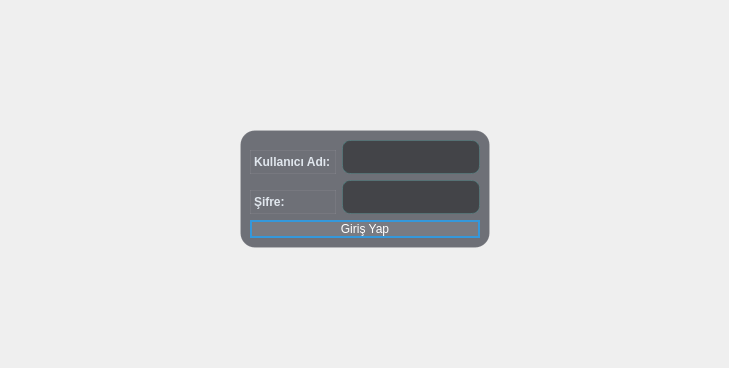
<?xml version="1.0" encoding="UTF-8"?>
<ui version="4.0">
 <class>Form</class>
 <widget class="QWidget" name="Form">
  <property name="geometry">
   <rect>
    <x>0</x>
    <y>0</y>
    <width>729</width>
    <height>368</height>
   </rect>
  </property>
  <property name="windowTitle">
   <string>Giriş Ekranı</string>
  </property>
  <property name="styleSheet">
   <string notr="true">QFrame, QGroupBox {
    background-color: rgba(20, 24, 35, 150); /* Yarı şeffaf koyu lacivert */
    border: 1px solid rgba(255, 255, 255, 15);
    border-radius: 15px;
    margin-top: 10px;
}

/* Başlık Yazıları */
QLabel {
    color: #E0E6ED;
    font-weight: 600;
    background: transparent;
}

/* Modern Input Alanları */
QLineEdit, QDateTimeEdit, QComboBox {
    background-color: rgba(0, 0, 0, 100);
    border: 1px solid rgba(79, 209, 197, 50); /* Hafif turkuaz kenarlık */
    border-radius: 8px;
    padding: 8px;
    color: white;
}

QLineEdit:focus {
    border: 1px solid #4FD1C5;
    background-color: rgba(0, 0, 0, 150);
}

/* Tablo Tasarımı (Transparan ve Temiz) */
QTableWidget {
    background-color: transparent;
    alternate-background-color: rgba(255, 255, 255, 5);
    border: none;
    gridline-color: rgba(255, 255, 255, 10);
}

QHeaderView::section {
    background-color: rgba(30, 41, 59, 180);
    color: #4FD1C5;
    padding: 10px;
    border: none;
    font-weight: bold;
    text-transform: uppercase;
    font-size: 11px;
}

/* Ana Aksiyon Butonu (Ödeme Al) */
QPushButton#btn_odeme_al {
    background: qlineargradient(x1:0, y1:0, x2:1, y2:0, stop:0 #4FD1C5, stop:1 #2C7A7B);
    color: #0F172A;
    font-weight: bold;
    border-radius: 10px;
    padding: 12px;
}

QPushButton#btn_odeme_al:hover {
    background: qlineargradient(x1:0, y1:0, x2:1, y2:0, stop:0 #64FFDA, stop:1 #4FD1C5);
}

/* İkincil Buton (Ara) */
QPushButton#btn_ara {
    background-color: rgba(79, 209, 197, 30);
    border: 1px solid #4FD1C5;
    color: #4FD1C5;
    border-radius: 8px;
}

QPushButton#btn_ara:hover {
    background-color: #4FD1C5;
    color: #0F172A;
}

/* Scrollbar (Zarif ve İnce) */
QScrollBar:vertical {
    border: none;
    background: transparent;
    width: 5px;
}

QScrollBar::handle:vertical {
    background: rgba(79, 209, 197, 80);
    border-radius: 2px;
}
QTableWidget QTableCornerButton::section {
    background-color: transparent;
    border: none;
}
QGroupBox {
    background-color: transparent; /* İçindeki siyahlığı tamamen kaldırır */
    border: 1px solid rgba(255, 255, 255, 30); /* İnce beyazımsı bir çerçeve */
    border-radius: 15px;
    margin-top: 20px; /* Başlık yazısının yerleşmesi için */
    padding: 10px;
}

QGroupBox::title {
    subcontrol-origin: margin;
    subcontrol-position: top left;
    padding: 0 10px;
    color: #4FD1C5; /* Başlık rengi (Turkuaz) */
    font-weight: bold;
}</string>
  </property>
  <layout class="QGridLayout" name="gridLayout_2">
   <item row="0" column="1">
    <spacer name="verticalSpacer">
     <property name="orientation">
      <enum>Qt::Orientation::Vertical</enum>
     </property>
     <property name="sizeHint" stdset="0">
      <size>
       <width>20</width>
       <height>80</height>
      </size>
     </property>
    </spacer>
   </item>
   <item row="1" column="0">
    <spacer name="horizontalSpacer">
     <property name="orientation">
      <enum>Qt::Orientation::Horizontal</enum>
     </property>
     <property name="sizeHint" stdset="0">
      <size>
       <width>219</width>
       <height>20</height>
      </size>
     </property>
    </spacer>
   </item>
   <item row="1" column="1">
    <widget class="QFrame" name="frame">
     <property name="minimumSize">
      <size>
       <width>250</width>
       <height>50</height>
      </size>
     </property>
     <property name="maximumSize">
      <size>
       <width>16777215</width>
       <height>16777215</height>
      </size>
     </property>
     <property name="frameShape">
      <enum>QFrame::Shape::StyledPanel</enum>
     </property>
     <property name="frameShadow">
      <enum>QFrame::Shadow::Raised</enum>
     </property>
     <layout class="QGridLayout" name="gridLayout">
      <item row="2" column="0" colspan="2">
       <widget class="QPushButton" name="btn_giris">
        <property name="styleSheet">
         <string notr="true">QPushButton {
    background-color: rgba(255, 255, 255, 20); /* Çok hafif beyaz saydamlık */
    color: #ffffff;
    border: 2px solid #3498db; /* Mavi çerçeve */
    border-radius: 15px;
    font-family: &quot;Segoe UI&quot;;
}

QPushButton:hover {
    background-color: #3498db; /* Üzerine gelince içi mavi dolar */
    color: white;
}</string>
        </property>
        <property name="text">
         <string>Giriş Yap</string>
        </property>
       </widget>
      </item>
      <item row="0" column="0">
       <widget class="QLabel" name="label">
        <property name="text">
         <string>Kullanıcı Adı:</string>
        </property>
       </widget>
      </item>
      <item row="1" column="1">
       <widget class="QLineEdit" name="lineEdit_sifre"/>
      </item>
      <item row="0" column="1">
       <widget class="QLineEdit" name="lineEdit_kullanici"/>
      </item>
      <item row="1" column="0">
       <widget class="QLabel" name="label_2">
        <property name="text">
         <string>Şifre:</string>
        </property>
       </widget>
      </item>
     </layout>
    </widget>
   </item>
   <item row="1" column="2">
    <spacer name="horizontalSpacer_2">
     <property name="orientation">
      <enum>Qt::Orientation::Horizontal</enum>
     </property>
     <property name="sizeHint" stdset="0">
      <size>
       <width>218</width>
       <height>20</height>
      </size>
     </property>
    </spacer>
   </item>
   <item row="2" column="1">
    <spacer name="verticalSpacer_2">
     <property name="orientation">
      <enum>Qt::Orientation::Vertical</enum>
     </property>
     <property name="sizeHint" stdset="0">
      <size>
       <width>20</width>
       <height>80</height>
      </size>
     </property>
    </spacer>
   </item>
  </layout>
 </widget>
 <resources/>
 <connections/>
</ui>
